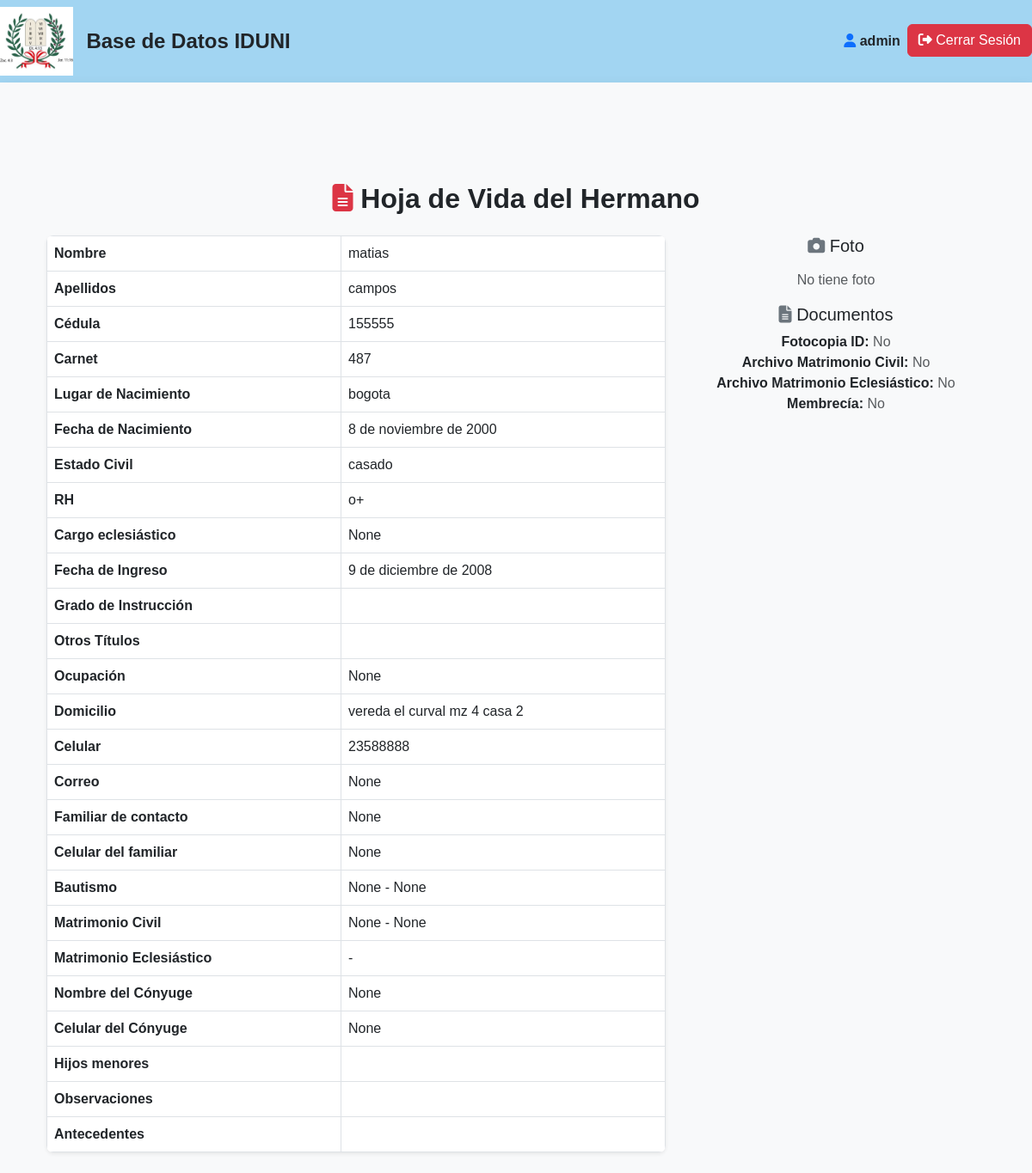
/hermanos/6/ (signed in), run on the app's committed database.
### feligreses/models.py (models this page shows, shortened)
class Feligres(models.Model):
    nombres = models.CharField(max_length=100)
    apellidos = models.CharField(max_length=100)
    documento_identidad = models.CharField(max_length=50)
    carnet = models.CharField(max_length=50, blank=True, null=True)
    departamento_nacimiento = models.CharField(max_length=100)
    fecha_nacimiento = models.DateField()
    estado_civil = models.CharField(max_length=50)
    tipo_sangre = models.CharField(max_length=5)  # RH
    cargo_eclesiastico = models.CharField(max_length=100, blank=True, null=True)
    fecha_ingreso = models.DateField()
    primaria = models.CharField(max_length=100, blank=True, null=True)
    secundaria = models.CharField(max_length=100, blank=True, null=True)
    universitaria = models.CharField(max_length=100, blank=True, null=True)
    otros_titulos = models.TextField(blank=True, null=True)
    ocupacion = models.CharField(max_length=100, blank=True, null=True)
    domicilio = models.CharField(max_length=255)
    celular = models.CharField(max_length=50)
    correo = models.EmailField(blank=True, null=True)
    nombre_familiar = models.CharField(max_length=100, blank=True, null=True)
    celular_familiar = models.CharField(max_length=50, blank=True, null=True)
    bautismo_fecha = models.DateField(blank=True, null=True)
    bautismo_lugar = models.CharField(max_length=100, blank=True, null=True)
    matrimonio_civil_fecha = models.DateField(blank=True, null=True)
    matrimonio_civil_lugar = models.CharField(max_length=100, blank=True, null=True)
    matrimonio_civil_archivo = models.FileField(upload_to="matrimonio_civil/", blank=True, null=True)
    matrimonio_eclesiastico_fecha = models.DateField(blank=True, null=True)
    matrimonio_eclesiastico_lugar = models.CharField(max_length=100, blank=True, null=True)
    matrimonio_eclesiastico_archivo = models.FileField(upload_to="matrimonio_eclesiastico/", blank=True, null=True)
    conyugue_nombre = models.CharField(max_length=100, blank=True, null=True)
    conyugue_celular = models.CharField(max_length=50, blank=True, null=True)
    hijos_menores = models.TextField(blank=True, null=True)
    observaciones = models.TextField(blank=True, null=True)
    antecedentes = models.TextField(blank=True, null=True)
    foto = models.ImageField(upload_to="fotos/", blank=True, null=True)
    fotocopia_id = models.FileField(upload_to="documentos/id/", blank=True, null=True)
    membresia = models.FileField(upload_to="documentos/membresia/", blank=True, null=True)

### feligreses/views.py (the view)
# urls.py: path('<int:pk>/', detalle_hermano, name='detalle_hermano'),
@login_required
def detalle_hermano(request, pk):
    hermano = get_object_or_404(Feligres, pk=pk)
    return render(request, 'feligreses/detalle.html', {'hermano': hermano})

### feligreses/templates/feligreses/detalle.html (shortened to what this page needs)
{% extends 'base.html' %}
{% block content %}
<div class="container mt-4">
  <h2 class="text-center mb-4">
    <i class="fas fa-file-alt text-danger"></i> Hoja de Vida del Hermano
  </h2>
  <div class="row">
    <div class="col-md-8">
      <table class="table table-bordered shadow-sm">
        <tbody>
          <tr><th>Nombre</th><td>{{ hermano.nombres }}</td></tr>
          <tr><th>Apellidos</th><td>{{ hermano.apellidos }}</td></tr>
          <tr><th>Cédula</th><td>{{ hermano.documento_identidad }}</td></tr>
          <tr><th>Carnet</th><td>{{ hermano.carnet }}</td></tr>
          <tr><th>Lugar de Nacimiento</th><td>{{ hermano.departamento_nacimiento }}</td></tr>
          <tr><th>Fecha de Nacimiento</th><td>{{ hermano.fecha_nacimiento }}</td></tr>
          <tr><th>Estado Civil</th><td>{{ hermano.estado_civil }}</td></tr>
          <tr><th>RH</th><td>{{ hermano.tipo_sangre }}</td></tr>
          <tr>
            <th>Cargo eclesiástico</th>
            <td>{{ hermano.cargo_eclesiastico }}</td>
          </tr>
          <tr><th>Fecha de Ingreso</th><td>{{ hermano.fecha_ingreso }}</td></tr>
          <tr><th>Grado de Instrucción</th><td>{{ hermano.grado_instruccion }}</td></tr>
          <tr><th>Otros Títulos</th><td>{{ hermano.otros_titulos }}</td></tr>
          <tr><th>Ocupación</th><td>{{ hermano.ocupacion }}</td></tr>
          <tr><th>Domicilio</th><td>{{ hermano.domicilio }}</td></tr>
          <tr><th>Celular</th><td>{{ hermano.celular }}</td></tr>
          <tr><th>Correo</th><td>{{ hermano.correo }}</td></tr>
          <tr><th>Familiar de contacto</th><td>{{ hermano.nombre_familiar }}</td></tr>
          <tr>
            <th>Celular del familiar</th>
            <td>{{ hermano.celular_familiar }}</td>
          </tr>
          <tr><th>Bautismo</th><td>{{ hermano.bautismo_fecha }} - {{ hermano.bautismo_lugar }}</td></tr>
          <tr><th>Matrimonio Civil</th><td>{{ hermano.matrimonio_civil_fecha }} - {{ hermano.matrimonio_civil_lugar }}</td></tr>
          <tr><th>Matrimonio Eclesiástico</th><td>{{ hermano.matrimonio_ecclesiastico_fecha }} - {{ hermano.matrimonio_ecclesiastico_lugar }}</td></tr>
          <tr><th>Nombre del Cónyuge</th><td>{{ hermano.conyugue_nombre }}</td></tr>
          <tr><th>Celular del Cónyuge</th><td>{{ hermano.conyugue_celular }}</td></tr>
          <tr>
            <th>Hijos menores</th>
            <td>
            </td>
          </tr>
          <tr><th>Observaciones</th><td>{{ hermano.observaciones }}</td></tr>
          <tr><th>Antecedentes</th><td>{{ hermano.antecedentes }}</td></tr>
        </tbody>
      </table>
    </div>
    <div class="col-md-4 text-center">
      <h5 class="mb-3"><i class="fas fa-camera text-secondary"></i> Foto</h5>
      {% if hermano.foto %}
        <img src="{{ hermano.foto.url }}" class="img-thumbnail mb-3" width="180">
      {% else %}
        <p class="text-muted">No tiene foto</p>
      {% endif %}
      <h5><i class="fas fa-file-alt text-secondary"></i> Documentos</h5>
      <ul class="list-unstyled">
        <li>
          <strong>Fotocopia ID:</strong>
          {% if hermano.fotocopia_id %}
            <a href="{{ hermano.fotocopia_id.url }}" target="_blank">Ver archivo</a>
          {% else %}
            <span class="text-muted">No</span>
          {% endif %}
        </li>
        <li>
          <strong>Archivo Matrimonio Civil:</strong>
          {% if hermano.matrimonio_civil_archivo %}
            <a href="{{ hermano.matrimonio_civil_archivo.url }}" target="_blank">Ver archivo</a>
          {% else %}
            <span class="text-muted">No</span>
          {% endif %}
        </li>
        <li>
          <strong>Archivo Matrimonio Eclesiástico:</strong>
          {% if hermano.matrimonio_ecclesiastico_archivo %}
            <a href="{{ hermano.matrimonio_ecclesiastico_archivo.url }}" target="_blank">Ver archivo</a>
          {% else %}
            <span class="text-muted">No</span>
          {% endif %}
        </li>
        <li>
          <strong>Membrecía:</strong>
          {% if hermano.membresia %}
            <a href="{{ hermano.membresia.url }}" target="_blank">Ver archivo</a>
          {% else %}
            <span class="text-muted">No</span>
          {% endif %}
        </li>
      </ul>
    </div>
  </div>
</div>
{% endblock %}

### feligreses/templates/base.html (shortened to what this page needs)
{% load static %}
<!DOCTYPE html>
<html lang="es">
<head>
    <link href="https://cdn.jsdelivr.net/npm/bootstrap@5.3.0/dist/css/bootstrap.min.css" rel="stylesheet">
    <link rel="stylesheet" href="https://cdn.jsdelivr.net/npm/bootstrap@5.3.0/dist/css/bootstrap.min.css">
    <link rel="stylesheet" href="https://cdnjs.cloudflare.com/ajax/libs/font-awesome/6.4.2/css/all.min.css">
    <link rel="stylesheet" href="{% static 'css/styles.css' %}">
</head>
<body>
    <nav class="navbar navbar-expand-lg navbar-light" style="background-color: #f8f9fa;">
        <div class="d-flex align-items-center">
            <img src="{% static 'img/tablas.png' %}" alt="Logo" style="height: 80px; width: auto; margin-right: 15px;">
            <h4 class="mb-0"><strong>Base de Datos IDUNI</strong></h4>
          </div>
            <div class="collapse navbar-collapse justify-content-end" id="navbarNav">
                {% if user.is_authenticated %}
                    <ul class="navbar-nav">
                        <li class="nav-item">
                            <span class="nav-link fw-bold text-dark">
                                <i class="fas fa-user text-primary"></i> {{ user.username }}
                            </span>
                        </li>
                        <li class="nav-item">
                            <form method="POST" action="{% url 'logout' %}" style="display: inline;">
                                <button type="submit" class="btn btn-danger">
                                  <i class="fas fa-sign-out-alt"></i> Cerrar Sesión
                                </button>
                              </form>
                        </li>
                    </ul>
                {% else %}
                <a href="{% url 'login' %}" class="btn btn-primary">
                        <i class="fas fa-sign-in-alt"></i> Iniciar Sesión
                    </a>
                {% endif %}
            </div>
    </nav>
    <nav class="navbar navbar-expand-lg navbar-light shadow" style="background-color: #f8f9fa !important;">
    <div class="container mt-4">
        {% block content %}{% endblock %}
    </div>
</body>
</html>

### feligreses/static/css/styles.css (style rules this page uses)
body { background-color: #f8f9fa; font-family: 'Arial', sans-serif; }
.navbar { background-color: #a2d5f2 !important; }
.table { background-color: white; border-radius: 8px; }
.container { padding-top: 30px; }
h2 { margin-bottom: 20px; font-weight: bold; }
.table { border-radius: 8px; overflow: hidden; box-shadow: 0px 2px 10px rgba(0, 0, 0, 0.1); }

### data on the page
Feligres: nombres "matias", apellidos "campos", documento_identidad "155555", carnet "487", departamento_nacimiento "bogota", fecha_nacimiento "8 de noviembre de 2000", estado_civil "casado", tipo_sangre "o+", cargo_eclesiastico "None", fecha_ingreso "9 de diciembre de 2008", ocupacion "None", domicilio "vereda el curval mz 4 casa 2", celular "23588888", correo "None", nombre_familiar "None", celular_familiar "None", bautismo_fecha "None", bautismo_lugar "None", matrimonio_civil_fecha "None", matrimonio_civil_lugar "None", conyugue_nombre "None", conyugue_celular "None"

### other printed values
{{ user.username }} "admin"
